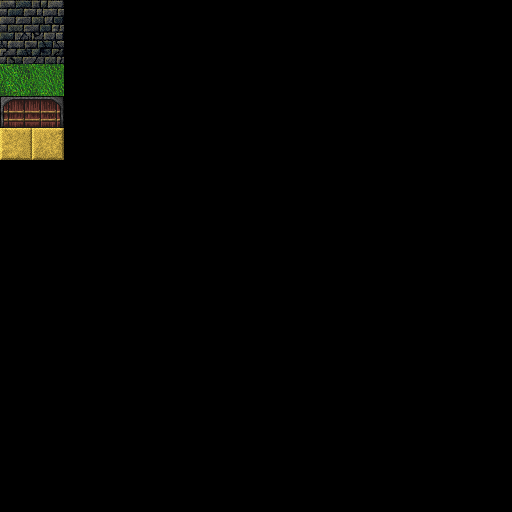

Below is a game level as drawn by its tile map, then a one-line description and the .tmx file that defines it, in full:
An orthogonal 16x16 tile map with 32x32 px tiles, 1 tile layer (块层 1).

<map version="1.0" tiledversion="1.0.3" orientation="orthogonal" renderorder="right-down" width="16" height="16" tilewidth="32" tileheight="32" nextobjectid="1">
 <tileset firstgid="1" name="map" tilewidth="32" tileheight="32" tilecount="80" columns="2">
  <image source="map.png" width="64" height="1280" />
 </tileset>
 <layer name="块层 1" width="16" height="16">
  <data encoding="csv">
1,2,0,0,0,0,0,0,0,0,0,0,0,0,0,0,
3,4,0,0,0,0,0,0,0,0,0,0,0,0,0,0,
17,18,0,0,0,0,0,0,0,0,0,0,0,0,0,0,
34,35,0,0,0,0,0,0,0,0,0,0,0,0,0,0,
36,37,0,0,0,0,0,0,0,0,0,0,0,0,0,0,
0,0,0,0,0,0,0,0,0,0,0,0,0,0,0,0,
0,0,0,0,0,0,0,0,0,0,0,0,0,0,0,0,
0,0,0,0,0,0,0,0,0,0,0,0,0,0,0,0,
0,0,0,0,0,0,0,0,0,0,0,0,0,0,0,0,
0,0,0,0,0,0,0,0,0,0,0,0,0,0,0,0,
0,0,0,0,0,0,0,0,0,0,0,0,0,0,0,0,
0,0,0,0,0,0,0,0,0,0,0,0,0,0,0,0,
0,0,0,0,0,0,0,0,0,0,0,0,0,0,0,0,
0,0,0,0,0,0,0,0,0,0,0,0,0,0,0,0,
0,0,0,0,0,0,0,0,0,0,0,0,0,0,0,0,
0,0,0,0,0,0,0,0,0,0,0,0,0,0,0,0
</data>
 </layer>
</map>
